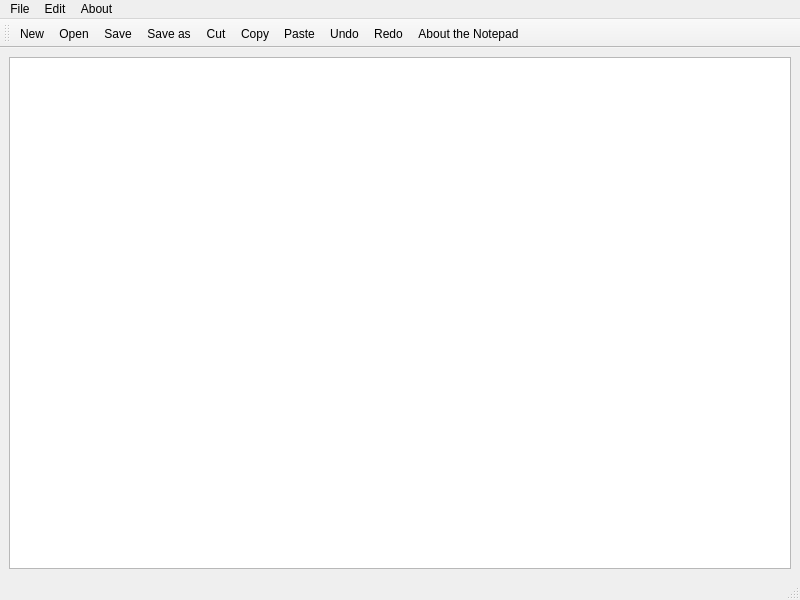
<?xml version="1.0" encoding="UTF-8"?>
<ui version="4.0">
 <class>MainWindow</class>
 <widget class="QMainWindow" name="MainWindow">
  <property name="geometry">
   <rect>
    <x>0</x>
    <y>0</y>
    <width>800</width>
    <height>600</height>
   </rect>
  </property>
  <property name="windowTitle">
   <string>MainWindow</string>
  </property>
  <widget class="QWidget" name="centralwidget">
   <layout class="QVBoxLayout" name="verticalLayout">
    <item>
     <widget class="QTextEdit" name="textEdit"/>
    </item>
   </layout>
  </widget>
  <widget class="QMenuBar" name="menubar">
   <property name="geometry">
    <rect>
     <x>0</x>
     <y>0</y>
     <width>800</width>
     <height>22</height>
    </rect>
   </property>
   <widget class="QMenu" name="menuFile">
    <property name="title">
     <string>File</string>
    </property>
    <addaction name="actionNew"/>
    <addaction name="actionOpen"/>
    <addaction name="separator"/>
    <addaction name="actionSave"/>
    <addaction name="actionSave_as"/>
    <addaction name="separator"/>
    <addaction name="actionPrint"/>
   </widget>
   <widget class="QMenu" name="menuEdit">
    <property name="title">
     <string>Edit</string>
    </property>
    <addaction name="actionCut"/>
    <addaction name="actionCopy"/>
    <addaction name="actionPaste"/>
    <addaction name="separator"/>
    <addaction name="actionUndo"/>
    <addaction name="actionRedo"/>
    <addaction name="separator"/>
    <addaction name="actionFont"/>
    <addaction name="actionColor"/>
    <addaction name="actionBackground_Color_of_text"/>
    <addaction name="actionBackground_color_of_text_edit"/>
   </widget>
   <widget class="QMenu" name="menuAbout">
    <property name="title">
     <string>About</string>
    </property>
    <addaction name="actionAbout"/>
   </widget>
   <addaction name="menuFile"/>
   <addaction name="menuEdit"/>
   <addaction name="menuAbout"/>
  </widget>
  <widget class="QStatusBar" name="statusbar"/>
  <widget class="QToolBar" name="toolBar">
   <property name="maximumSize">
    <size>
     <width>16777215</width>
     <height>16777215</height>
    </size>
   </property>
   <property name="windowTitle">
    <string>toolBar</string>
   </property>
   <property name="iconSize">
    <size>
     <width>29</width>
     <height>24</height>
    </size>
   </property>
   <attribute name="toolBarArea">
    <enum>TopToolBarArea</enum>
   </attribute>
   <attribute name="toolBarBreak">
    <bool>false</bool>
   </attribute>
   <addaction name="actionNew"/>
   <addaction name="actionOpen"/>
   <addaction name="actionSave"/>
   <addaction name="actionSave_as"/>
   <addaction name="actionCut"/>
   <addaction name="actionCopy"/>
   <addaction name="actionPaste"/>
   <addaction name="actionUndo"/>
   <addaction name="actionRedo"/>
   <addaction name="actionAbout"/>
  </widget>
  <action name="actionNew">
   <property name="icon">
    <iconset resource="resources.qrc">
     <normaloff>:/new/images/icons8-new-copy-48.png</normaloff>:/new/images/icons8-new-copy-48.png</iconset>
   </property>
   <property name="text">
    <string>New</string>
   </property>
  </action>
  <action name="actionOpen">
   <property name="icon">
    <iconset resource="resources.qrc">
     <normaloff>:/new/images/icons8-opened-folder-100.png</normaloff>:/new/images/icons8-opened-folder-100.png</iconset>
   </property>
   <property name="text">
    <string>Open</string>
   </property>
  </action>
  <action name="actionSave">
   <property name="icon">
    <iconset resource="resources.qrc">
     <normaloff>:/new/images/icons8-save-48.png</normaloff>:/new/images/icons8-save-48.png</iconset>
   </property>
   <property name="text">
    <string>Save</string>
   </property>
  </action>
  <action name="actionSave_as">
   <property name="icon">
    <iconset resource="resources.qrc">
     <normaloff>:/new/images/icons8-save-as-48.png</normaloff>:/new/images/icons8-save-as-48.png</iconset>
   </property>
   <property name="text">
    <string>Save as</string>
   </property>
  </action>
  <action name="actionCut">
   <property name="icon">
    <iconset resource="resources.qrc">
     <normaloff>:/new/images/icons8-cut-64.png</normaloff>:/new/images/icons8-cut-64.png</iconset>
   </property>
   <property name="text">
    <string>Cut</string>
   </property>
  </action>
  <action name="actionCopy">
   <property name="icon">
    <iconset resource="resources.qrc">
     <normaloff>:/new/images/icons8-copy-48.png</normaloff>:/new/images/icons8-copy-48.png</iconset>
   </property>
   <property name="text">
    <string>Copy</string>
   </property>
  </action>
  <action name="actionPaste">
   <property name="icon">
    <iconset resource="resources.qrc">
     <normaloff>:/new/images/icons8-paste-94.png</normaloff>:/new/images/icons8-paste-94.png</iconset>
   </property>
   <property name="text">
    <string>Paste</string>
   </property>
  </action>
  <action name="actionUndo">
   <property name="icon">
    <iconset resource="resources.qrc">
     <normaloff>:/new/images/icons8-undo-50.png</normaloff>:/new/images/icons8-undo-50.png</iconset>
   </property>
   <property name="text">
    <string>Undo</string>
   </property>
  </action>
  <action name="actionRedo">
   <property name="icon">
    <iconset resource="resources.qrc">
     <normaloff>:/new/images/icons8-redo-50.png</normaloff>:/new/images/icons8-redo-50.png</iconset>
   </property>
   <property name="text">
    <string>Redo</string>
   </property>
  </action>
  <action name="actionAbout">
   <property name="icon">
    <iconset resource="resources.qrc">
     <normaloff>:/new/images/icons8-about-64.png</normaloff>:/new/images/icons8-about-64.png</iconset>
   </property>
   <property name="text">
    <string>About the Notepad</string>
   </property>
  </action>
  <action name="actionFont">
   <property name="icon">
    <iconset resource="resources.qrc">
     <normaloff>:/new/C:/Users/kiran/Downloads/icons8-font-50.png</normaloff>:/new/C:/Users/kiran/Downloads/icons8-font-50.png</iconset>
   </property>
   <property name="text">
    <string>Font</string>
   </property>
  </action>
  <action name="actionColor">
   <property name="text">
    <string>Color</string>
   </property>
  </action>
  <action name="actionBackground_Color_of_text">
   <property name="text">
    <string>Background Color of text</string>
   </property>
  </action>
  <action name="actionBackground_color_of_text_edit">
   <property name="text">
    <string>Background color of text edit</string>
   </property>
  </action>
  <action name="actionPrint">
   <property name="text">
    <string>Print</string>
   </property>
  </action>
 </widget>
 <resources>
  <include location="resources.qrc"/>
 </resources>
 <connections/>
</ui>
